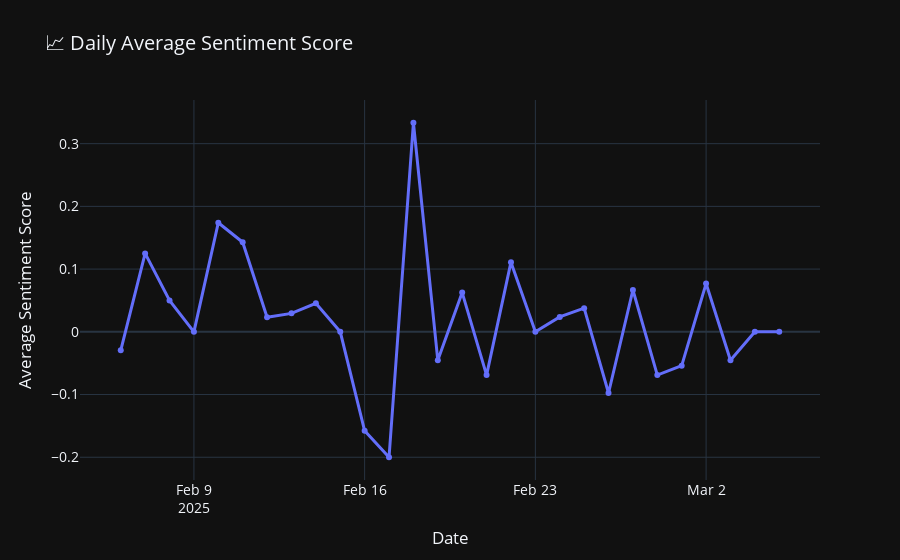

Notebook code cell kept with this figure:
### Code cell
import pandas as pd
import plotly.express as px

# 감성분석 결과 불러오기
df = pd.read_csv('x_sentiment_result.csv')  # 실제 파일명으로 변경하세요

# 날짜 컬럼 정리
df['date'] = pd.to_datetime(df['timestamp']).dt.date

# 감성점수 매핑
sentiment_score_map = {
    'positive': 1,
    'neutral': 0,
    'negative': -1
}
df['sentiment_score'] = df['sentiment'].map(sentiment_score_map)

# 날짜별 평균 감성점수 집계
daily_sentiment = df.groupby('date')['sentiment_score'].mean().reset_index()

# plotly로 시각화
fig = px.line(daily_sentiment, x='date', y='sentiment_score', 
              title='📈 Daily Average Sentiment Score', 
              markers=True, template='plotly_dark')

fig.update_traces(line=dict(width=3))
fig.update_layout(xaxis_title='Date', yaxis_title='Average Sentiment Score', font=dict(size=14))

fig.show()

### Figure 1 — Plotly figure (JSON) as saved in the notebook; plotly's stock layout.template omitted (floating-point values rounded to 4 significant figures)
{"data": [{"hovertemplate": "date=%{x}<br>sentiment_score=%{y}<extra></extra>", "legendgroup": "", "line": {"color": "#636efa", "dash": "solid", "width": 3}, "marker": {"symbol": "circle"}, "mode": "lines+markers", "name": "", "orientation": "v", "showlegend": false, "type": "scatter", "x": ["2025-02-06", "2025-02-07", "2025-02-08", "2025-02-09", "2025-02-10", "2025-02-11", "2025-02-12", "2025-02-13", "2025-02-14", "2025-02-15", "2025-02-16", "2025-02-17", "2025-02-18", "2025-02-19", "2025-02-20", "2025-02-21", "2025-02-22", "2025-02-23", "2025-02-24", "2025-02-25", "2025-02-26", "2025-02-27", "2025-02-28", "2025-03-01", "2025-03-02", "2025-03-03", "2025-03-04", "2025-03-05"], "xaxis": "x", "y": [-0.02941, 0.125, 0.05, 0.0, 0.1739, 0.1429, 0.02326, 0.02941, 0.04545, 0.0, -0.1579, -0.2, 0.3333, -0.04545, 0.0625, -0.06897, 0.1111, 0.0, 0.02381, 0.03774, -0.09756, 0.06667, -0.06897, -0.05405, 0.07692, -0.04545, 0.0, 0.0], "yaxis": "y"}], "layout": {"font": {"size": 14}, "legend": {"tracegroupgap": 0}, "title": {"text": "📈 Daily Average Sentiment Score"}, "xaxis": {"anchor": "y", "domain": [0, 1], "title": {"text": "Date"}}, "yaxis": {"anchor": "x", "domain": [0, 1], "title": {"text": "Average Sentiment Score"}}}}
